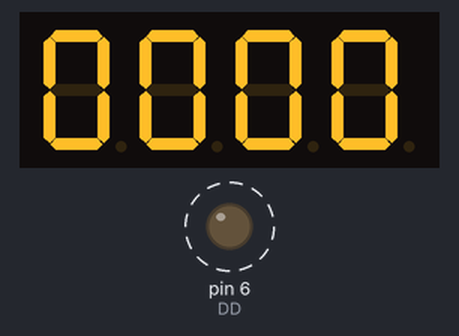
This sketch was run on a simulated Arduino Uno, built with avr-gcc and run on an emulated ATmega328P. Parts: 4-digit seven-segment display, output pins drawn as LEDs (lit = HIGH). Wiring (inferred from the names in the program): 4-digit 7-segment display, segments lit when LOW: segments pin 13, pin 12, pin 11, pin 10, pin 9, pin 8, pin 7; digit selects pin 5, pin 4, pin 3, pin 2. Dashed ring = blinking. The segment pins are drawn as the display they are named for; pins used as bus, display or sensor lines are not drawn.

Above: at 0.27 s.
At 64.6 s:
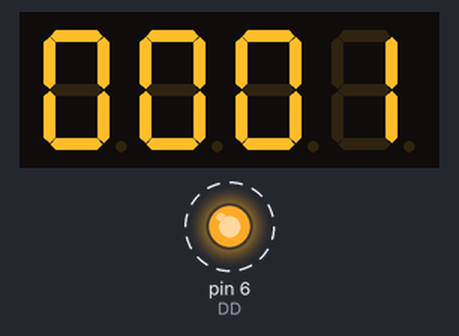
At 128.7 s:
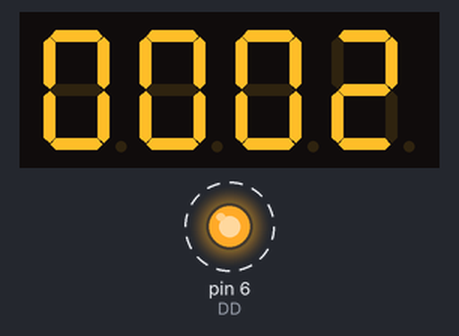
Timing chart, 0 to 130.0 s (numbered marks = the images above):
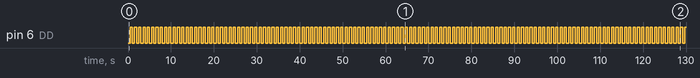

The sketch:

ex2-3-2.ino
```cpp
//========== ex2-3-2.ino ============
//========== Global Declaration ============
// pins 13~7 connected to the segments a~g of 7-segment display
// pin 6 connected to the colon (blinking seconds) of 7-segment display
// pins 5~2 connected to digit enable pins of 7-segment display
const int seg7[]={13,12,11,10,9,8,7};  //segments a~g connected to digital pins 13~7
const int DD=6;			       // colon connected to digital pin 6
const int scanP[]={5,4,3,2};	       // digit enables D0~D3 connected to digital pins 5~2
byte disp[]={0,0,0,0};		       // declare display data array
const byte mySeg7[]=		       // declare 7-segment code array
{  0xC0,0xF9,0xA4,0xB0,  0x99,0x92,0x82,0xF8,  //0~7
   0x80,0x90,0xA0,0x83,  0xA7,0xA1,0x86,0x8E};  //8~F
unsigned long t0=0,t1=0,t2=0;	    // declare time variables t0, t1, t2
int hs=0,second=0;		    // declare time variables hs and second
//========== Initialization ============
void setup()
{  for(int i=0;i<7;i++) 	  // configure digital pins 7 to 13 as outputs
	pinMode(seg7[i], OUTPUT);
   for(int i=0;i<4;i++) 	  // configure digital pins 2 to 5 as outputs
	pinMode(scanP[i], OUTPUT);
   pinMode(DD, OUTPUT); 	  // configure digital pin 6 as output
   for(int i=0;i<4;i++) 	  // disable the 7-segment display
	digitalWrite(scanP[i], 1);
}
//========== Main Code ============
void loop()
{  scanSeg7();			// scan the 7-segment display
   t1=millis();			// query time in ms
   t2=t1-t0;			// calculate time difference
   if(t2>=500)			// if calculated time difference>= 0.5 seconds
   {  t0=t1;			// store the current time
      hs=!hs;			// activate blinking seconds
      digitalWrite(DD,hs);
      if(hs)			// timing
      {	if(++second==60)	// if the number of seconds equals 60
	{  second=0; 		// reset the second value
	   if(disp[3]==9) 	// if units digit of minute=9 (need to carry)
	   {  disp[3]=0; 	// reset the units digit of minute to 0
	      if(disp[2]==5)	// if tens digit of minute=5 (need to carry)
	      {	disp[2]=0; 	// reset the tens digit of minute to 0
		if(disp[0]==2 && disp[1]==3)  // if hour value is 23,
		{  disp[0]=0; disp[1]=0; }    // reset the hour value
		else if(disp[1]==9)  // if units digit of hour=9 (need to carry)
		{  disp[1]=0;	 // reset the units digit of hour to zero
		   disp[0]++;    // increment the tens digit of hour (carry)
		}
		else disp[1]++;	 // increment the units digit of hour (carry)
	       }
	       else disp[2]++;	 // increment the tens digit of minute (carry)
      	    }
	    else disp[3]++;	 // increment the units digit of minute
         }
      }
   }
}
//========== Functions ============
//=== writeSeg7() outputs 7-segment display data (4 decimal points not included) =====
void writeSeg7(byte x)
{  for(int i=0;i<7;i++)		// output 7-segment data
   {  if((x&(1<<i))==0) digitalWrite(seg7[i],0);
      else digitalWrite(seg7[i],1);
   }
}
//=== scanSeg7() scans 7-segment display ============
void scanSeg7(void)
{  for(int i=0;i<4;i++)		    // digit scanning
   {  for(int j=0;j<4;j++)	    // disable digit enables (preventing motion blur)
	  digitalWrite(scanP[j],1);
      writeSeg7(mySeg7[disp[i]]);   // output 7-segment display data
      digitalWrite(scanP[i],0);	    // enable digit enables
      delay(1); 		    // a delay of 1 ms
   }
}
```

Measured:
- by itself, pin 6 (DD): alternates HIGH for 0.50 s and LOW for 0.50 s
